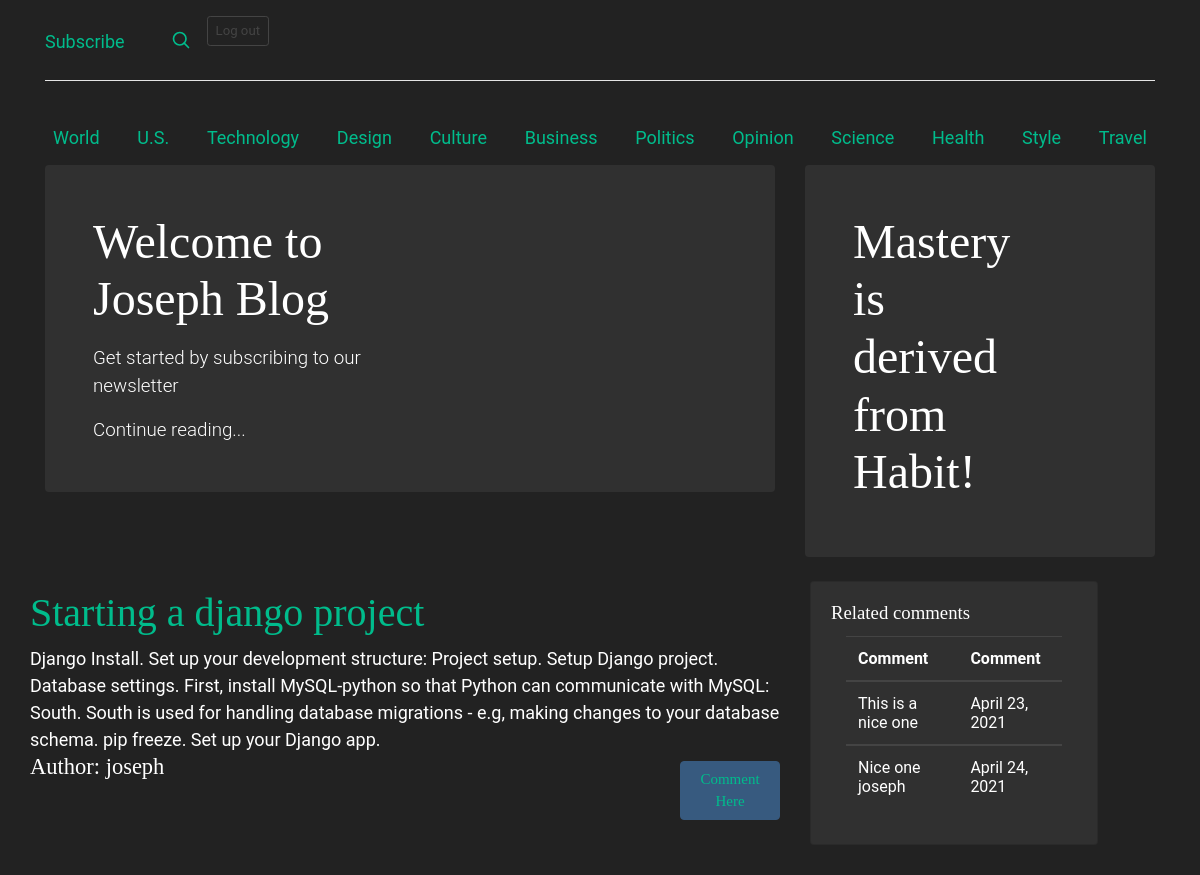
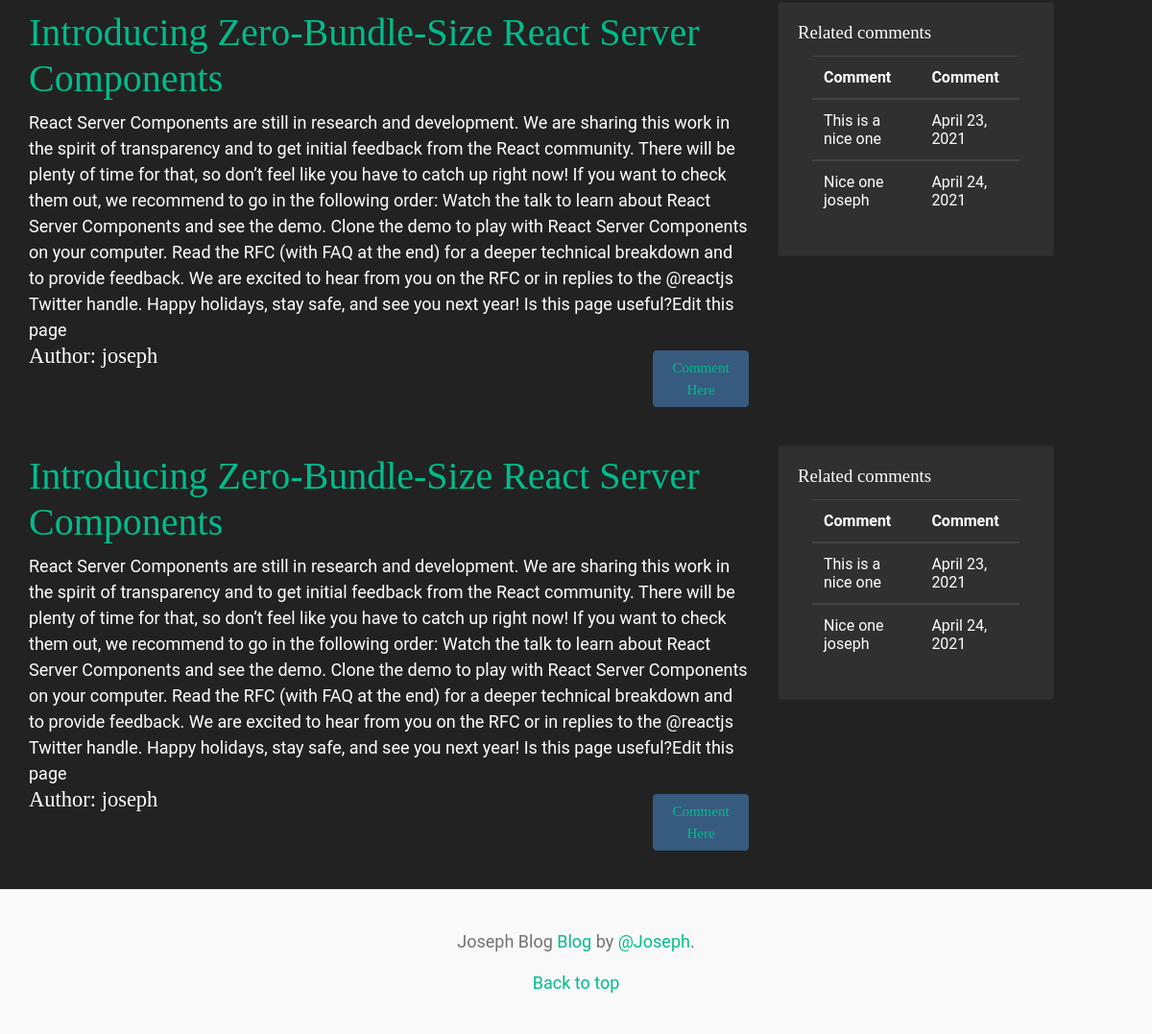
/ (signed in), run on the app's committed database (2 pictures, top to bottom).
### blog/models.py (models this page shows, shortened)
class Post(models.Model):
    title = models.CharField(max_length =200)
    author = models.ForeignKey('auth.User',on_delete = models.CASCADE)
    body = models.TextField()
    date = models.DateField(default=now)
    class Meta:
        verbose_name = "Post"
        verbose_name_plural = "Posts"

class Comments(models.Model):
    post = models.ForeignKey(Post,on_delete=CASCADE,null=True)
    owner = models.ForeignKey(to=User,on_delete=models.CASCADE)
    comment = models.TextField()
    date = models.DateField(default=now)
    class Meta:
        verbose_name = "Comment"
        verbose_name_plural = "Comments"
        ordering =['date']

### blog/views.py (the view)
# urls.py: path('',BlogListView.as_view(),name ='home'),
class BlogListView(View):
    def get(self,request):
        posts =Post.objects.all()
        comment=Comments.objects.filter(owner=request.user)
        context ={
            'posts':posts,
            'comments':comment
        }
        return render(request,"home.html",context)

### templates/home.html (shortened to what this page needs)
{% extends 'base.html' %}
{% block content %}
<main class="container">
<div class="row">
<div class="col-md-8">
  <div class="p-4 p-md-5 mb-4 text-white rounded bg-dark">
    <div class="col-md-6 px-0">
      <h1 class="display-4 fst-italic">Welcome to Joseph Blog</h1>
      <p class="lead my-3">Get started by subscribing to our  newsletter</p>
      <p class="lead mb-0"><a href="#" class="text-white fw-bold">Continue reading...</a></p>
    </div>
  </div>
</div>
<div class ="col-md-4">
  <div class="p-4 p-md-5 mb-4 text-white rounded bg-dark">
    <div class="col-md-6 px-0">
      <h1 class="display-4 fst-italic">Mastery is derived from Habit!</h1>
    </div>
  </div>
</div>
<div/>
{% for post in posts %}
<div class="post-entry">
<div class ="row">
 <div class="col-md-8">
    <h2><a href="{% url 'post' post.pk %}">{{post.title}}</a></h2>
    <p>{{post.body}}</p>
<div class="row">
    <div class="col-md-10">
        <h4>Author: <span>{{post.author}}</span></h4>
    </div>
<div class="col-md-2">
<h2><a class="btn btn-primary" href="{% url 'comments'  %}">Comment Here</a></h2>
</div>
</div>
</div>
  <div class="col-md-4 ">
  <div class="card" style="width: 18rem;">
  <div class="card-body">
    <h5 class="card-title">Related comments</h5>
    <div class ="container">
    {% if comments.count %}
    <table class="table table-striped table-hover">
      <thead>
        <tr>
          <th>Comment</th>
           <th>Comment</th>
        </tr>
      </thead>
       {% for comment in comments%}
       <tbody>
        <tr>
          <td>{{comment.comment }}</td>
           <td>{{comment.date }}</td>
        </tr>
      </tbody>
      {% endfor %}
      </table>
    {% endif %}
    </div>
  </div>
</div>
  </div>
  </div>
</div>
{% endfor %}
{% endblock %}

### templates/base.html (shortened to what this page needs)
{% load static %}
<html lang="en">
  <head>
<link  rel="stylesheet" href="{% static 'css/bootstrap.min.css' %}">
<link rel="stylesheet" href="{% static 'css/main.css' %}">
<link rel="stylesheet" href="{% static 'css/blog.css' %}">
  </head>
  <body>
<div class="container">
  <header class="blog-header py-3">
    <div class="row flex-nowrap justify-content-between align-items-center">
      <div class="col-4 pt-1">
        <a class="link-secondary" href="#">Subscribe</a>
      </div>
      <div class="col-4 d-flex justify-content-end align-items-center">
        <a class="link-secondary" href="#" aria-label="Search">
          <svg xmlns="http://www.w3.org/2000/svg" width="20" height="20" fill="none" stroke="currentColor" stroke-linecap="round" stroke-linejoin="round" stroke-width="2" class="mx-3" role="img" viewBox="0 0 24 24"><title>Search</title><circle cx="10.5" cy="10.5" r="7.5"/><path d="M21 21l-5.2-5.2"/></svg>
        </a>
        <form action="{% url "logout" %}" method="post">
        <input class="btn btn-sm btn-outline-secondary float-right" type="submit" value="Log out">
        </form>
      </div>
    </div>
  </header>
  <div class="nav-scroller py-1 mb-2">
    <nav class="nav d-flex justify-content-between">
      <a class="p-2 link-secondary" href="#">World</a>
      <a class="p-2 link-secondary" href="#">U.S.</a>
      <a class="p-2 link-secondary" href="#">Technology</a>
      <a class="p-2 link-secondary" href="#">Design</a>
      <a class="p-2 link-secondary" href="#">Culture</a>
      <a class="p-2 link-secondary" href="#">Business</a>
      <a class="p-2 link-secondary" href="#">Politics</a>
      <a class="p-2 link-secondary" href="#">Opinion</a>
      <a class="p-2 link-secondary" href="#">Science</a>
      <a class="p-2 link-secondary" href="#">Health</a>
      <a class="p-2 link-secondary" href="#">Style</a>
      <a class="p-2 link-secondary" href="#">Travel</a>
    </nav>
  </div>
</div>
  {% block content %}
  {% endblock %}
</main>
<footer class="blog-footer">
  <p>Joseph Blog <a href="https://getbootstrap.com/">Blog</a> by <a href="https://twitter.com/mdo">@Joseph</a>.</p>
  <p>
    <a href="#">Back to top</a>
  </p>
</footer>
  </body>
</html>

### blog/static/css/main.css (style rules this page uses)
body { font-family: roboto; font-size: 18px; }
header { border-bottom: 1px solid red; margin-bottom: 2rem; display: flex; }
.post-entry { margin-bottom: 2rem; }
.post-entry h2 { margin: 0.5rem 0; }
.post-entry h2 a, .post-entry h2 a:visited { color: #00bc8c; text-decoration: none; }
.post-entry p { margin: 0; font-weight: 400; }

### blog/static/css/blog.css (style rules this page uses)
.blog-header { line-height: 1; border-bottom: 1px solid #e5e5e5; }
h1, h2, h3, h4, h5, h6 { font-family: "Playfair Display", Georgia, "Times New Roman", serif; }
.display-4 { font-size: 2.5rem; }
@media (min-width: 768px) { .display-4 { font-size: 3rem; } }
.nav-scroller { position: relative; z-index: 2; height: 2.75rem; overflow-y: hidden; }
.nav-scroller .nav { display: flex; flex-wrap: nowrap; padding-bottom: 1rem; margin-top: -1px; overflow-x: auto; text-align: center; white-space: nowrap; -webkit-overflow-scrolling: touch; }
.blog-footer { padding: 2.5rem 0; color: #727272; text-align: center; background-color: #f9f9f9; border-top: .05rem solid #e5e5e5; }
.blog-footer p:last-child { margin-bottom: 0; }

### data on the page
Post: title "Starting a django project", body "Django Install. Set up your development structure: Project setup. Setup Django project. Database settings. First, install MySQL-python so that Python can communicate with MySQL: South. South is used for handling database migrations - e.g, making changes to your database schema. pip freeze. Set up your Django app.", author "joseph"
Comments: comment "This is a nice one", date "April 23, 2021"
Comments: comment "Nice one joseph", date "April 24, 2021"
Post: title "Introducing Zero-Bundle-Size React Server Components", body "React Server Components are still in research and development. We are sharing this work in the spirit of transparency and to get initial feedback from the React community. There will be plenty of time for that, so don’t feel like you have to catch up right now! If you want to check them out, we recommend to go in the following order: Watch the talk to learn about React Server Components and see the demo. Clone the demo to play with React Server Components on your computer. Read the RFC (with FAQ at the end) for a deeper technical breakdown and to provide feedback. We are excited to hear from you on the RFC or in replies to the @reactjs Twitter handle. Happy holidays, stay safe, and see you…", author "joseph"
Post: title "Introducing Zero-Bundle-Size React Server Components", body "React Server Components are still in research and development. We are sharing this work in the spirit of transparency and to get initial feedback from the React community. There will be plenty of time for that, so don’t feel like you have to catch up right now! If you want to check them out, we recommend to go in the following order: Watch the talk to learn about React Server Components and see the demo. Clone the demo to play with React Server Components on your computer. Read the RFC (with FAQ at the end) for a deeper technical breakdown and to provide feedback. We are excited to hear from you on the RFC or in replies to the @reactjs Twitter handle. Happy holidays, stay safe, and see you…", author "joseph"
